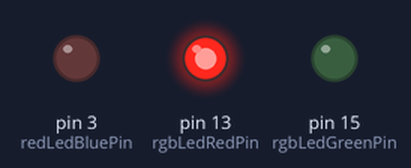
The program below on a simulated Arduino Uno, built with avr-gcc and run on an emulated ATmega328P. On the bench: output pins drawn as LEDs (lit = HIGH).

Above: at 0.05 s.
At 0.85 s:
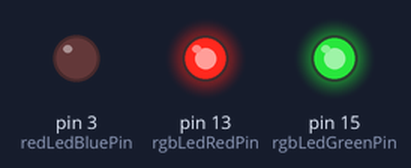
At 1.3 s:
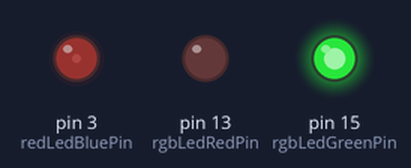
At 1.75 s:
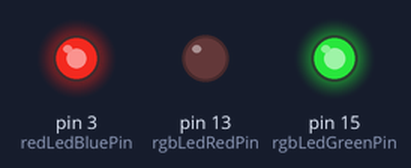
At 2.6 s:
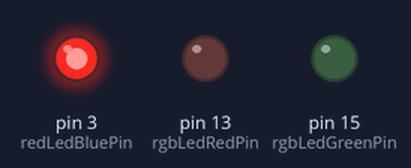
At 3.45 s:
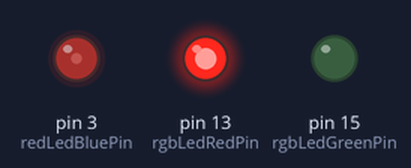
Timing chart, 0 to 8.3 s (numbered marks = the images above):
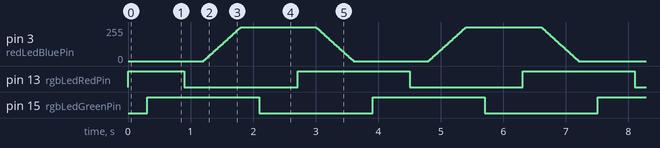

Measured:
- by itself, pin 13 (rgbLedRedPin): repeats every 3.6 s: LOW 1.8 s, HIGH 1.8 s
- by itself, pin 15 (rgbLedGreenPin): alternates HIGH for 1.8 s and LOW for 1.8 s

The program:

main.cpp
```cpp
#include <Arduino.h>

const int rgbLedRedPin = 13;
const int rgbLedGreenPin = 15;
const int redLedBluePin = 3;

int analogRed = 0, analogGreen = 0, analogBlue = 0;

// Convert a given HSV (Hue Saturation Value) to RGB(Red Green Blue) and set the led to the color
//  h is hue value, integer between 0 and 360
//  s is saturation value, double between 0 and 1
//  v is value, double between 0 and 1
void setLedColorHSV(int h, double s, double v) {
  // this is the algorithm to convert from RGB to HSV
  double r = 0;
  double g = 0;
  double b = 0;

  double hf = h / 60.0;

  int i = (int)floor(h / 60.0);
  double f = h / 60.0 - i;
  double pv = v * (1 - s);
  double qv = v * (1 - s * f);
  double tv = v * (1 - s * (1 - f));

  switch (i)
  {
    case 0:
      r = v;
      g = tv;
      b = pv;
      break;
    case 1:
      r = qv;
      g = v;
      b = pv;
      break;
    case 2:
      r = pv;
      g = v;
      b = tv;
      break;
    case 3:
      r = pv;
      g = qv;
      b = v;
      break;
    case 4:
      r = tv;
      g = pv;
      b = v;
      break;
    case 5:
      r = v;
      g = pv;
      b = qv;
      break;
  }

  //set each component to a integer value between 0 and 255
  analogRed = constrain((int)255 * r, 0, 255);
  analogGreen = constrain((int)255 * g, 0, 255);
  analogBlue = constrain((int)255 * b, 0, 255);
}

void setup() {
  pinMode(rgbLedRedPin, OUTPUT);
  pinMode(rgbLedGreenPin, OUTPUT);
  pinMode(redLedBluePin, OUTPUT);

  digitalWrite(rgbLedRedPin, LOW);
  digitalWrite(rgbLedGreenPin, HIGH);
  digitalWrite(redLedBluePin, HIGH);
}

void loop() {
  // int waveRed = (3000 - abs(((int)millis() % 6000) - 3000));
  // int waveGreen = (2000 - abs(((int)millis() % 4000) - 2000));
  // int waveBlue = (1000 - abs(((int)millis() % 2000) - 1000));

  // analogWrite(rgbLedRedPin, waveRed / 12);
  // analogWrite(rgbLedGreenPin, waveGreen / 8);
  // analogWrite(redLedBluePin, waveBlue / 4);


  setLedColorHSV((millis() / 10) % 360, 1, 1);

  analogWrite(rgbLedRedPin, analogRed);
  analogWrite(rgbLedGreenPin, analogGreen);
  analogWrite(redLedBluePin, analogBlue);
}
```
